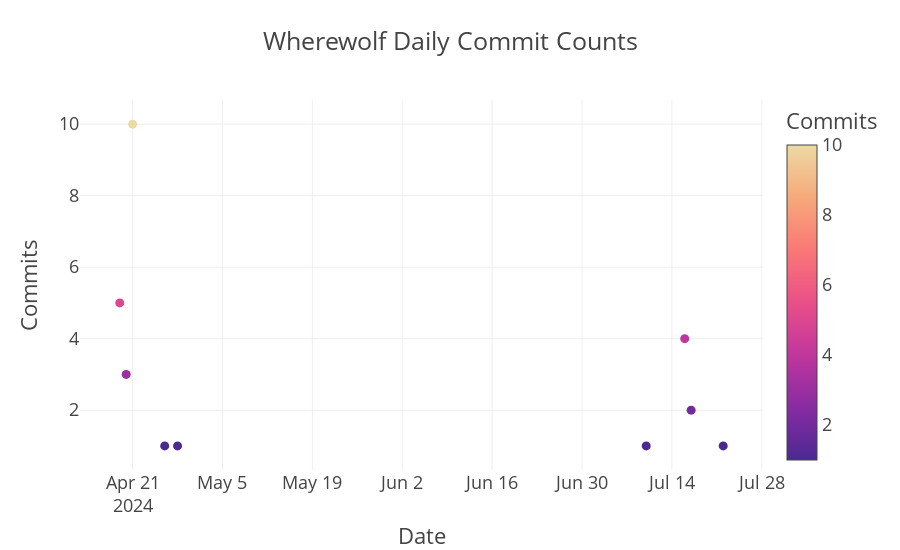

The notebook cell this image was saved under:
### Markdown cell above
### What?
Exploring the commit trends of the project

### Code cell
fig = px.scatter(df_commits_daily, 
                 title=project_name + ' Daily Commit Counts',
                 x=df_commits_daily.index,
                 y='num_commits', 
                 color='num_commits',
                 hover_data=agg_commit_hover_data,
                 hover_name=df_commits_daily.index,
                 labels=commit_labels)

fig.update_layout(xaxis_title='Date')

format_and_show(fig)

### Figure 1 — Plotly figure (JSON) as saved in the notebook; plotly's stock layout.template omitted (floating-point values rounded to 4 significant figures)
{"data": [{"customdata": [[30, 0, 0, 0, 0, 6, 18, 0, 2.8, 6, 0], [16, 0, 5, 1, 0, 12, 8, 0, 8.333, 5.333, 0], [14, 2, 1, 0, 0, 14, 4, 1, 5.4, 1.4, 0.2], [6, 2, 25, 6, 2, 25, 6, 2, 25, 6, 2], [0, 0, 1, 0, 0, 1, 0, 0, 1, 0, 0], [5, 5, 29, 5, 5, 29, 5, 5, 29, 5, 5], [3, 0, 1, 0, 0, 3, 2, 0, 2, 0.75, 0], [1, 0, 1, 0, 0, 4, 1, 0, 2.5, 0.5, 0], [2, 0, 12, 2, 0, 12, 2, 0, 12, 2, 0]], "hovertemplate": "<b>%{hovertext}</b><br><br>Date=%{x}<br>Commits=%{marker.color}<br>sum_inserts=%{customdata[0]}<br>sum_deletes=%{customdata[1]}<br>min_files=%{customdata[2]}<br>min_inserts=%{customdata[3]}<br>min_deletes=%{customdata[4]}<br>max_files=%{customdata[5]}<br>max_inserts=%{customdata[6]}<br>max_deletes=%{customdata[7]}<br>Average Files Modified=%{customdata[8]}<br>avg_inserts=%{customdata[9]}<br>avg_deletes=%{customdata[10]}<extra></extra>", "hovertext": ["2024-04-19", "2024-04-20", "2024-04-21", "2024-04-26", "2024-04-28", "2024-07-10", "2024-07-16", "2024-07-17", "2024-07-22"], "legendgroup": "", "marker": {"color": [5, 3, 10, 1, 1, 1, 4, 2, 1], "coloraxis": "coloraxis", "symbol": "circle"}, "mode": "markers", "name": "", "orientation": "v", "showlegend": false, "type": "scatter", "x": ["2024-04-19", "2024-04-20", "2024-04-21", "2024-04-26", "2024-04-28", "2024-07-10", "2024-07-16", "2024-07-17", "2024-07-22"], "xaxis": "x", "y": [5, 3, 10, 1, 1, 1, 4, 2, 1], "yaxis": "y"}], "layout": {"coloraxis": {"colorbar": {"title": {"text": "Commits"}}, "colorscale": [[0, "rgb(75, 41, 145)"], [0.1667, "rgb(135, 44, 162)"], [0.3333, "rgb(192, 54, 157)"], [0.5, "rgb(234, 79, 136)"], [0.6667, "rgb(250, 120, 118)"], [0.8333, "rgb(246, 169, 122)"], [1, "rgb(237, 217, 163)"]]}, "height": 550, "legend": {"tracegroupgap": 0}, "title": {"text": "Wherewolf Daily Commit Counts"}, "xaxis": {"anchor": "y", "domain": [0, 1], "title": {"text": "Date"}}, "yaxis": {"anchor": "x", "domain": [0, 1], "title": {"text": "Commits"}}}}
